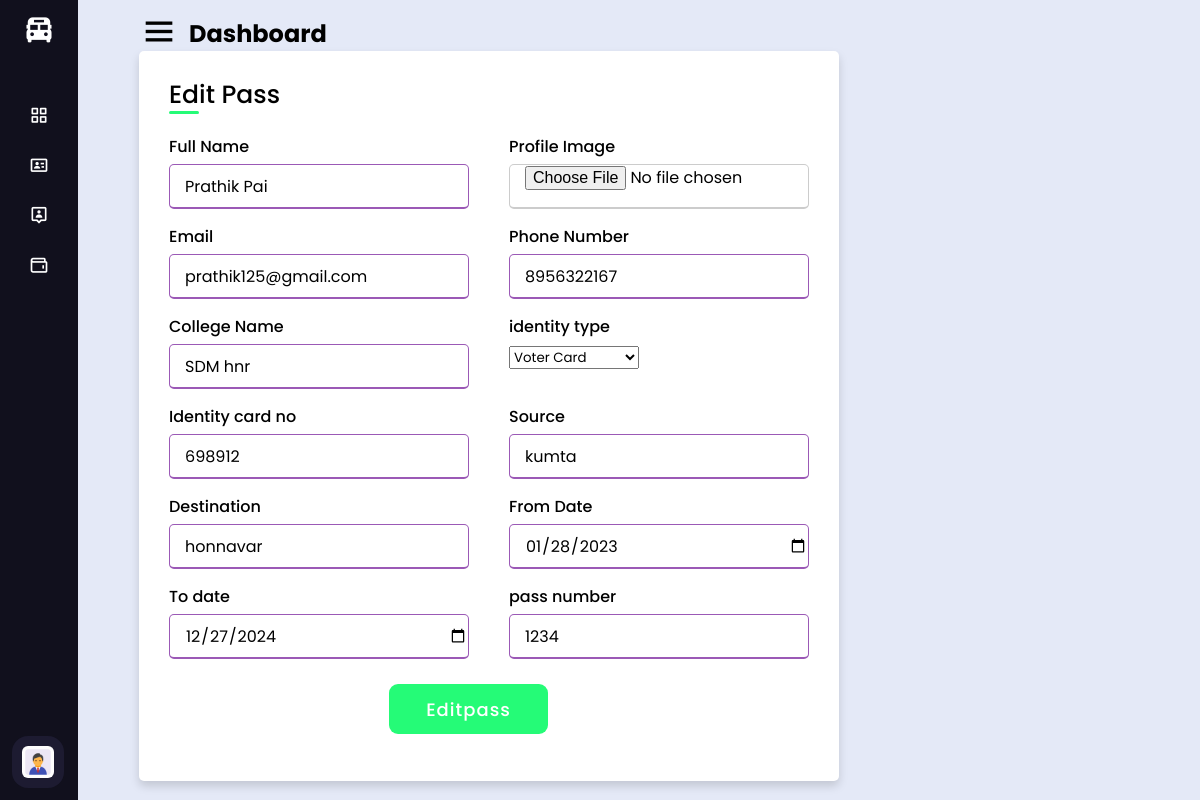
/admin/editpass.php?id=1, run on the app's committed database.
### tables this page shows
CREATE TABLE `adminpass` (
  `id` int(200) NOT NULL,
  `fullname` varchar(50) NOT NULL,
  `profileimage` varchar(59) NOT NULL,
  `email` varchar(59) NOT NULL,
  `phonenumber` varchar(50) NOT NULL,
  `clgname` varchar(118) NOT NULL,
  `identitytype` varchar(59) NOT NULL,
  `identitycardno` varchar(50) NOT NULL,
  `source` varchar(50) NOT NULL,
  `destination` varchar(50) NOT NULL,
  `fromdate` varchar(30) NOT NULL,
  `todate` varchar(40) NOT NULL,
  `passnumber` varchar(50) NOT NULL
);

### admin/editpass.php (the view, shortened to what this page needs)
<?php
$id=$_GET['id'];
?>
<!DOCTYPE html>
<html lang="en" dir="ltr">
  <head>
    <link rel="stylesheet" href="css/style2.css">
    <link href='https://unpkg.com/boxicons@2.0.7/css/boxicons.min.css' rel='stylesheet'>
   </head>
<body>
  <div class="sidebar close">
  <?php  @include 'sidebar.php';?>
</div>
  <section class="home-section">
   <i class='bx bx-menu'></i>
  <span class="text"><h1>Dashboard</h1></span>
<?php
include("connection.php");
$qry=mysqli_query($con,"SELECT * FROM `adminpass` WHERE adminpass.id=".$id);
while ($row=mysqli_fetch_array($qry)) {
?>
<?php
$passnumber=$row['passnumber'];
$fullname=$row['fullname'];
$profileimage='uploadedimages/'.$row['profileimage'];
$email=$row['email'];
$phonenumber=$row['phonenumber'];
$clgname=$row['clgname'];
$identitytype=$row['identitytype'];
$identitycardno=$row['identitycardno'];
$source=$row['source'];
$destination=$row['destination'];
$fromdate=$row['fromdate'];
$todate=$row['todate'];
?>
<?php
}
?>
  <div class="container">
    <div class="title">Edit Pass</div>
    <div class="content">
      <form action="" method="post">
        <div class="user-details">
          <div class="input-box">
            <span class="details">Full Name</span>
            <input type="text" value="<?php echo $fullname ?>"name="fullname" required>
          </div>
          <div class="input-box">
            <span class="details">Profile Image</span>
            <input type="file" name="profileimage" <?php echo $profileimage ?>  required>
          </div>
          <div class="input-box">
            <span class="details">Email</span>
            <input type="text" value="<?php echo  $email?>  "name="email" required>
          </div>
          <div class="input-box">
            <span class="details">Phone Number</span>
            <input type="text"  value="<?php  echo $phonenumber ?>" name="phonenumber" required>
          </div>
          <div class="input-box">
            <span class="details">College Name</span>
            <input type="text" placeholder="" name="clgname" value="<?php echo $clgname ?>" required>
          </div>
          <div class="input-box"><span class="details">identity type</span><select type="text" name="identitytype"  class="input-box" required='true'>
            <option ><?php echo $identitytype    ?></option>
            </select></div>
            <div class="input-box">
              <span class="details">Identity card no</span>
              <input type="text"  value="<?php   echo $identitycardno     ?>" name="identitycardno" required>
            </div>
            <div class="input-box">
              <span class="details">Source</span>
              <input type="text" name="source"  value="<?php echo $source    ?>" required>
            </div>
            <div class="input-box">
              <span class="details">Destination</span>
              <input type="text"  name="destination"  value="<?php  echo $destination   ?>" required>
            </div>
            <div class="input-box">
              <span class="details">From Date</span>
              <input type="date" value="<?php echo $fromdate   ?>"  name="fromdate" required>
            </div>
            <div class="input-box">
              <span class="details">To date</span>
              <input type="date" value="<?php  echo $todate ?>"  name="todate" required>
            </div>
            <div class="input-box">
                <span class="details">pass number</span>
                <input type="text" value="<?php echo $passnumber ?>"  name="passnumber"required>
              </div>
              <div class="button">
              <input type="submit" value="Editpass" name="Editpass" a href="add-pass.php?id=<?php echo $row['id'];?>"></a>
        </div>
      </form>
    </div>
  </div>
</body>
</html>

### admin/css/style2.css (style rules this page uses)
* { margin: 0; padding: 0; box-sizing: border-box; font-family: 'Poppins', sans-serif; }
body { overflow: hidden; }
.sidebar { position: fixed; top: 0; left: 0; height: 100%; width: 260px; background: #11101d; z-index: 100; transition: all 0.5s ease; }
.sidebar.close { width: 78px; }
.home-section { position: relative; background: #E4E9F7; height: 100vh; left: 260px; width: calc(100% - 260px); transition: all 0.5s ease; padding: 12px; }
.sidebar.close ~ .home-section { left: 78px; width: calc(100% - 78px); }

### admin/editpass.php (style rules this page uses)
.bx-menu { font-size:40px; }
h1 { margin-top:-40px; margin-left:50px; }
* { margin: 0; padding: 0; box-sizing: border-box; font-family: 'Poppins',sans-serif; }
body { height: 100vh; display: flex; justify-content: center; align-items: center; padding: 10px; background-color:#E4E9F7; background-size: cover; }
.container { max-width: 700px; width: 100%; background-color: #fff; padding: 25px 30px; border-radius: 5px; box-shadow: 0 5px 10px rgba(0,0,0,0.15); }
.container .title { font-size: 25px; font-weight: 500; position: relative; }
.container .title::before { content: ""; position: absolute; left: 0; bottom: 0; height: 3px; width: 30px; border-radius: 5px; background: #25fb77; }
.content form .user-details { display: flex; flex-wrap: wrap; justify-content: space-between; margin: 20px 0 12px 0; }
form .user-details .input-box { margin-bottom: 15px; width: calc(100% / 2 - 20px); }
form .input-box span.details { display: block; font-weight: 500; margin-bottom: 5px; }
.user-details .input-box input { height: 45px; width: 100%; outline: none; font-size: 16px; border-radius: 5px; padding-left: 15px; border: 1px solid #ccc; border-bottom-width: 2px; transition: all 0.3s ease; }
.user-details .input-box input:focus, .user-details .input-box input:valid { border-color: #9b59b6; }
form .button { height: 50px; margin: 10px 0 }
form .button input { margin-left: 220px; height: 100%; width: 159px; border-radius: 9px; border: none; margin-right: 40px; color: #fff; font-size: 18px; font-weight: 500; letter-spacing: 1px; cursor: pointer; transition: all 0.3s ease; background: #25fb77; }

### data on the page
adminpass: fullname "Prathik Pai", email "prathik125@gmail.com", phonenumber "8956322167", clgname "SDM hnr", identitytype "Voter Card", identitycardno "698912", source "kumta", destination "honnavar", fromdate "01/28/2023", todate "12/27/2024", passnumber "1234"
